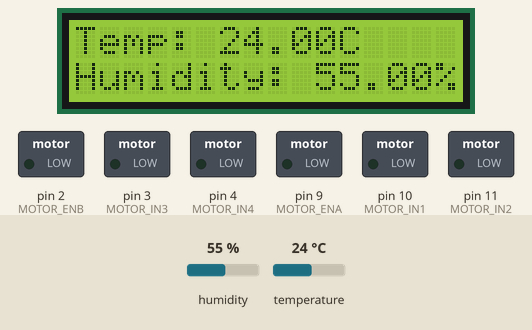
Bench run of a sketch on a simulated Arduino Uno, built with avr-gcc and run on an emulated ATmega328P. Parts: 16×2 character LCD, switched loads named in the sketch (green lamp = pin HIGH). The test bench sets the inputs (shaded band); at power-on: temperature 24 °C, humidity 55 %. What the sketch prints to the serial monitor is not drawn.

Above: at 1.7 s.
1.8 s: temperature set to 33 °C
At 3.6 s:
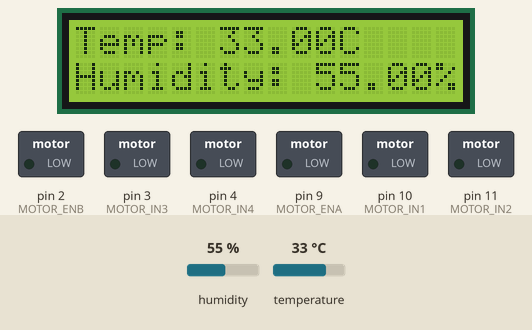
4.6 s: temperature set to 36 °C
At 7.5 s:
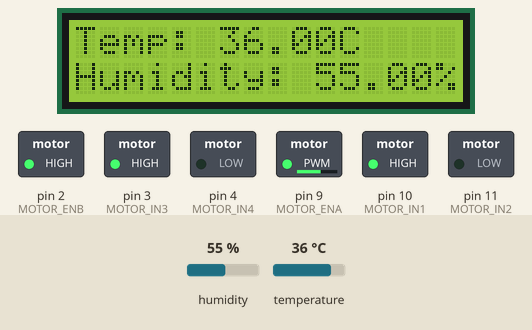
8.2 s: temperature set to 32 °C
At 9.4 s:
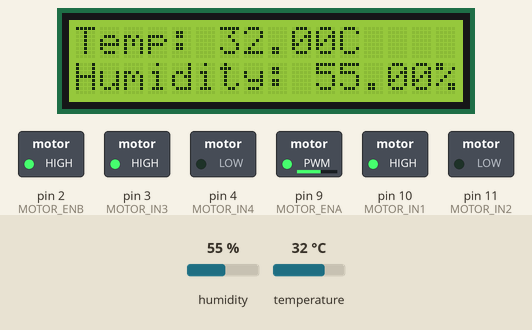
11.0 s: temperature set to 29 °C
At 15.5 s:
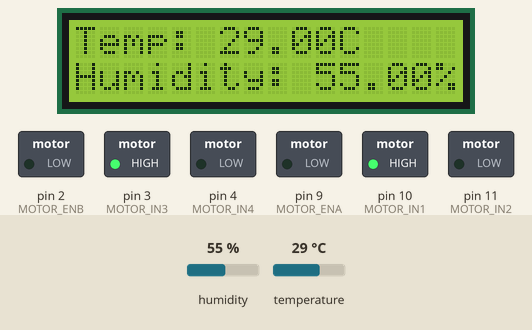
16.4 s: humidity set to 22 %
At 17.4 s:
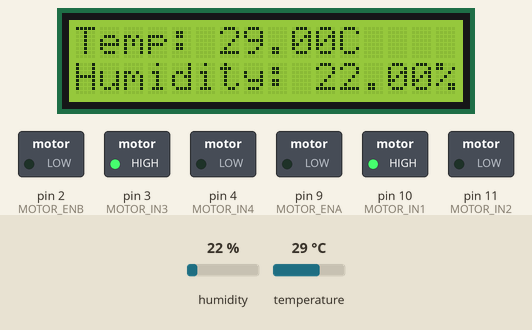
Timing chart, 0 to 19.4 s (numbered marks = the images above; inputs shaded):
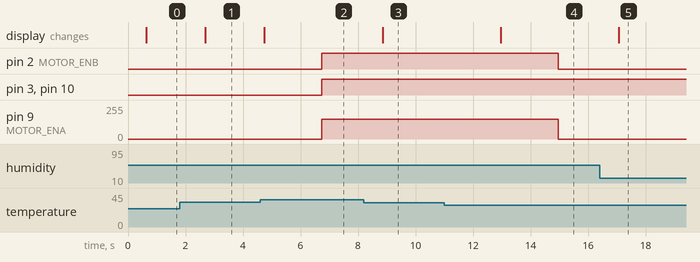

The sketch:

sketch_mar26a.ino
```cpp
#include <Wire.h> // I2C for LCD
#include <LiquidCrystal_I2C.h> // LCD 1602 library
#include <DHT.h> // Adafruit DHT sensor library

LiquidCrystal_I2C lcd(0x27, 16, 2); // LCD object with 16cols x 2rows

// Fan pins - L298N
#define MOTOR_ENA 9
#define MOTOR_IN1 10
#define MOTOR_IN2 11

#define MOTOR_ENB 2
#define MOTOR_IN3 3
#define MOTOR_IN4 4

// DHT sensor settings
#define DHTPIN 7
#define DHTTYPE DHT11
DHT dht(DHTPIN, DHTTYPE); // DHT sensor object

// Global variables
float temperature = 0;
float humidity = 0;
bool fanIsOn = false; // For hysteresis

void setup() {
  delay(500); // Boot delay

  Serial.begin(9600);
  Serial.println("DHT11 Humidity & Temperature Sensor\n\n");

  Wire.begin();
  lcd.init();
  lcd.backlight();
  lcd.setCursor(0,0);
  lcd.print("Temp:");
  lcd.setCursor(0,1);
  lcd.print("Humidity:");

  dht.begin(); // Initialize DHT sensor

  // Motor pins as output
  pinMode(MOTOR_IN1, OUTPUT);
  pinMode(MOTOR_IN2, OUTPUT);
  pinMode(MOTOR_IN3, OUTPUT);
  pinMode(MOTOR_IN4, OUTPUT);
}

void loop() {
  TemperatureHumiditySensor();
  fanLogic();
}

void TurnOnMotor() {
  analogWrite(MOTOR_ENA, 150);
  digitalWrite(MOTOR_IN1, HIGH);
  digitalWrite(MOTOR_IN2, LOW);

  analogWrite(MOTOR_ENB, 150);
  digitalWrite(MOTOR_IN3, HIGH);
  digitalWrite(MOTOR_IN4, LOW);
}

void TurnOffMotor() {
  analogWrite(MOTOR_ENA, 0);
  analogWrite(MOTOR_ENB, 0);
}

void TemperatureHumiditySensor() {
  temperature = dht.readTemperature();
  humidity = dht.readHumidity();

  PrintOnMonitor();
  DisplayStuffLcd();
  delay(2000); // Wait 2 seconds before next read
}

void PrintOnMonitor() {
  Serial.print("Current humidity = ");
  Serial.print(humidity);
  Serial.print("%  ");
  Serial.print("temperature = ");
  Serial.print(temperature);
  Serial.println("C");
}

void DisplayStuffLcd() {
  lcd.setCursor(0,0);
  lcd.print("Temp: ");
  lcd.print(temperature);
  lcd.print("C ");

  lcd.setCursor(0, 1);
  lcd.print("Humidity: ");
  lcd.print(humidity);
  lcd.print("% ");
}

void fanLogic() {
  if (!fanIsOn && temperature >= 35.0) {
    TurnOnMotor();
    fanIsOn = true;
  }
  else if (fanIsOn && temperature <= 30.0) {
    TurnOffMotor();
    fanIsOn = false;
  }
}
```

Measured:
- the behaviour switches between 34 and 35 °C on temperature (found by bisection; images 1 and 2)
- the behaviour switches between 31 and 30 °C on temperature (found by bisection; images 3 and 4)
- after the input at 1.8 s, the display: changes after 0.89 s (image 1)
- after the input at 4.6 s, pin 2 (MOTOR_ENB), pin 3 (MOTOR_IN3), pin 10 (MOTOR_IN1): LOW → HIGH after 2.1 s; pin 9 (MOTOR_ENA): 0/255 → 150/255 after 2.1 s; the display: changes after 0.14 s (image 2)
- after the input at 8.2 s, the display: changes after 0.65 s (image 3)
- after the input at 11.0 s, pin 2 (MOTOR_ENB): HIGH → LOW after 4.0 s; pin 9 (MOTOR_ENA): 150/255 → 0/255 after 4.0 s; the display: changes after 2.0 s (image 4)
- after the input at 16.4 s, the display: changes after 0.67 s (image 5)
